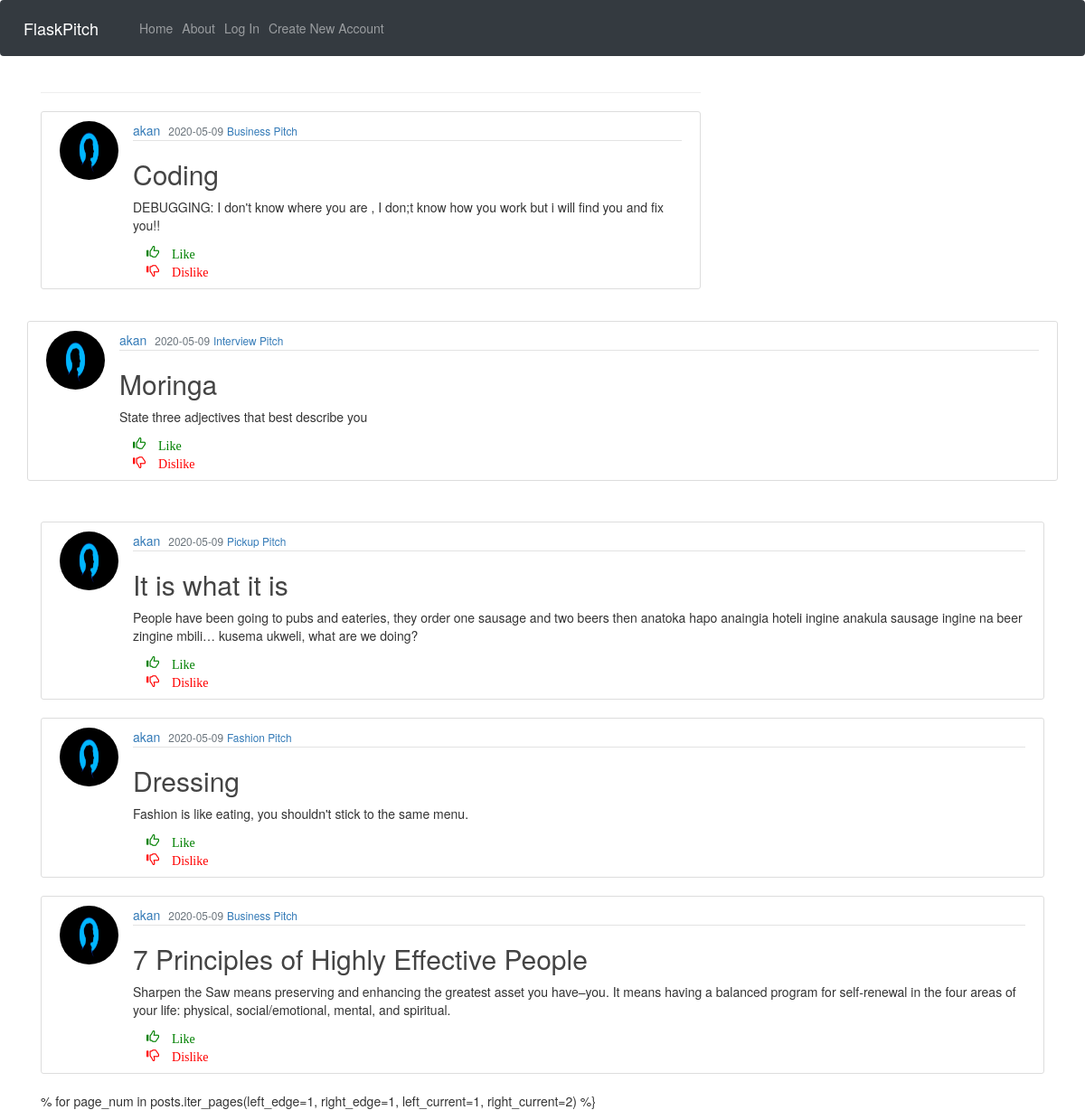
The page /home on the database its author committed.
### app/models.py (models this page shows, shortened)
class Post(db.Model):
    id = db.Column(db.Integer, primary_key = True)
    title = db.Column(db.String(100), nullable = False)
    date_posted = db.Column(db.DateTime, nullable = False, default = datetime.utcnow)
    content = db.Column(db.Text, nullable =False)
    user_id = db.Column(db.Integer, db.ForeignKey('user.id'), nullable = False)
    category = db.Column(db.Text, nullable=False)
    comments = db.relationship('Comment', backref='post', lazy=True)

class User(db.Model, UserMixin):
    id = db.Column(db.Integer, primary_key = True)
    username = db.Column(db.String(20), unique= True, nullable = False )
    email = db.Column(db.String(120), unique= True, nullable = False )
    image_file = db.Column(db.String(20), nullable = False, default = 'default.jpeg' )
    password = db.Column(db.String(60), nullable = False )
    posts = db.relationship('Post', backref = 'author', lazy = True)

### app/main/views.py (the view)
@main.route("/")
@main.route("/home")
def home():
    page = request.args.get('page', 1, type=int)
    posts = Post.query.order_by(Post.date_posted.desc()).paginate(page=page, per_page=5)
    return render_template('home.html', posts=posts)

### app/templates/home.html (shortened to what this page needs)
{% extends 'index.html' %}
{% block content %}
<hr>
{% for post in posts.items %}
<article class="media content-section">
    <img class="rounded-circle article-img"
        src="{{ url_for('static', filename='css/images/'  + post.author.image_file) }}">
    <div class="media-body">
        <div class="article-metadata">
            <a class="mr-2"
                href="{{ url_for('users.user_posts', username=post.author.username) }}">{{ post.author.username }}</a>
            <small class="text-muted">{{ post.date_posted.strftime('%Y-%m-%d') }}</small>
            <small><a class="mr-2" href="{{ url_for('posts.category_post', category=post.category) }}">{{ post.category }}</a></small>
        </div>
        <h2><a class="article-title" href="{{ url_for('posts.post', post_id=post.id) }}">{{ post.title }}</a></h2>
        <p class="article-content">{{ post.content }}</p>
        <p>{% include 'like.html'%}</p>
{% endfor %}
% for page_num in posts.iter_pages(left_edge=1, right_edge=1, left_current=1, right_current=2) %}
{% endblock %}

### app/templates/index.html (shortened to what this page needs)
<!DOCTYPE html>
<html lang="en">
<head>
    {% block styles%}
    <link rel="stylesheet" href="https://stackpath.bootstrapcdn.com/bootstrap/4.3.1/css/bootstrap.min.css"
>
    <link rel="stylesheet" type="text/css" href="{{ url_for('static', filename='css/styles.css') }}">
    {% endblock %}
</head>
<body>
    <nav class="navbar navbar-expand-lg navbar-dark bg-dark">
        <a class="navbar-brand" href="#">FlaskPitch</a>
        <div class="collapse navbar-collapse" id="navbarToggle">
            <div class="navbar-nav mr-auto">
              <a class="nav-item nav-link" href="{{ url_for('main.home') }}">Home</a>
              <a class="nav-item nav-link" href="{{ url_for('main.about') }}">About</a>
            </div>
            <div class="navbar-nav">
              {% if current_user.is_authenticated %}
                <a class="nav-item nav-link" href="{{ url_for('posts.new_post') }}">New Pitch</a>
                <a class="nav-item nav-link" href="{{ url_for('users.account') }}">My Profile</a>
                <a class="nav-item nav-link" href="{{ url_for('users.logout') }}">Log Out</a>
              {% else %}
                <a class="nav-item nav-link" href="{{ url_for('users.login') }}">Log In</a>
                <a class="nav-item nav-link" href="{{ url_for('users.register') }}">Create New Account</a>
              {% endif %}
            </div>
          </div>
    </nav>
    <main role="main" class="container">
        <div class="row">
            <div class="col-md-8">
                {% block content %} {% endblock %}
</body>
</html>

### app/templates/like.html (shortened to what this page needs)
{% extends 'base.html' %}
{% block content %}
<article>
    <div class="container">
    <span>
        <i id="like1" class="glyphicon glyphicon-thumbs-up"> Like </i>
        <i id="dislike1" class="glyphicon glyphicon-thumbs-down"> Dislike </i>
    </span>
</div>
</div>
</article>
{% endblock %}

### app/templates/base.html (shortened to what this page needs)
{% extends 'bootstrap/base.html' %}
{% block styles %}
{{super()}}
<link rel="stylesheet" href="{{url_for('static', filename='css/likes.css')}}">
{% endblock %}

### app/static/css/styles.css (style rules this page uses)
body { background-color: bisque; font-family: 'Source Sans Pro', sans-serif; }
.content-section { background: #ffffff; padding: 10px 20px; border: 1px solid #dddddd; border-radius: 3px; margin-bottom: 20px; }
.article-title { color: #444444; }
.article-content { white-space: pre-line; }
.article-img { height: 65px; width: 65px; margin-right: 16px; }
.article-metadata { padding-bottom: 1px; margin-bottom: 4px; border-bottom: 1px solid #e3e3e3 }

### app/static/css/likes.css (style rules this page uses)
#like1 { color: green; }
#dislike1 { color: red; }

### rows shown on the page
Post: image_file (placeholder picture), author.username "akan", date_posted "2020-05-09", category "Business Pitch", title "Coding", content "DEBUGGING: I don't know where you are , I don;t know how you work but i will find you and fix you!!"
Post: image_file (placeholder picture), author.username "akan", date_posted "2020-05-09", category "Interview Pitch", title "Moringa", content "State three adjectives that best describe you"
Post: image_file (placeholder picture), author.username "akan", date_posted "2020-05-09", category "Pickup Pitch", title "It is what it is", content "People have been going to pubs and eateries, they order one sausage and two beers then anatoka hapo anaingia hoteli ingine anakula sausage ingine na beer zingine mbili… kusema ukweli, what are we doing?"
Post: image_file (placeholder picture), author.username "akan", date_posted "2020-05-09", category "Fashion Pitch", title "Dressing", content "Fashion is like eating, you shouldn't stick to the same menu."
Post: image_file (placeholder picture), author.username "akan", date_posted "2020-05-09", category "Business Pitch", title "7 Principles of Highly Effective People", content "Sharpen the Saw means preserving and enhancing the greatest asset you have–you. It means having a balanced program for self-renewal in the four areas of your life: physical, social/emotional, mental, and spiritual."
